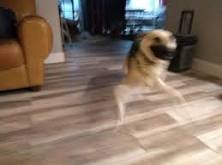
#> input picture 00_scikit-image/assets/00_dog_blur.jpg, 222 x 165 px
$ python script.py
#> lines starting #> are read from the running program, lines starting #| are printed output that depends on the picture
### 00_scikit-image/scripts/img_show.py
from matplotlib import pyplot as plt

def show_image(image, title = "Image", cmap_type = "gray"):
    plt.imshow(image, cmap = cmap_type)
    plt.title(title)
    plt.axis('off')
    plt.show()

### 00_scikit-image/script.py
import matplotlib.pyplot as plt
from scripts.img_show import show_image
from skimage import color


def gray_scale_testing(original):
    # print(original)
    grayscale = color.rgb2gray(original)
    show_image(grayscale, "Grayscale conversion")


original = plt.imread("assets/00_dog_blur.jpg")
#> original is the input picture: shape (165, 222, 3); mean R, G, B 130.3, 112, 98
gray_scale_testing(original)
#> in gray_scale_testing, `grayscale = color.rgb2gray(original)`:
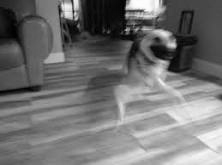
#> grayscale: shape (165, 222) float64; min 0.000565, max 0.999, mean 0.45
